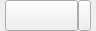
<?xml version="1.0" encoding="UTF-8"?>
<ui version="4.0">
 <class>UI_Btn_Enter</class>
 <widget class="QWidget" name="UI_Btn_Enter">
  <property name="geometry">
   <rect>
    <x>0</x>
    <y>0</y>
    <width>96</width>
    <height>31</height>
   </rect>
  </property>
  <property name="windowTitle">
   <string>发送消息</string>
  </property>
  <layout class="QGridLayout" name="gridLayout">
   <property name="margin" stdset="0">
    <number>0</number>
   </property>
   <property name="spacing">
    <number>0</number>
   </property>
   <item row="0" column="0">
    <widget class="QWidget" name="m_bkPanelEnter" native="true">
     <layout class="QHBoxLayout" name="horizontalLayout">
      <property name="spacing">
       <number>0</number>
      </property>
      <property name="leftMargin">
       <number>5</number>
      </property>
      <property name="topMargin">
       <number>0</number>
      </property>
      <property name="rightMargin">
       <number>5</number>
      </property>
      <property name="bottomMargin">
       <number>0</number>
      </property>
      <item>
       <widget class="CustomToolBtn" name="m_mainbtn">
        <property name="sizePolicy">
         <sizepolicy hsizetype="Preferred" vsizetype="Preferred">
          <horstretch>0</horstretch>
          <verstretch>0</verstretch>
         </sizepolicy>
        </property>
        <property name="styleSheet">
         <string notr="true"/>
        </property>
        <property name="text">
         <string/>
        </property>
        <property name="toolButtonStyle">
         <enum>Qt::ToolButtonTextBesideIcon</enum>
        </property>
       </widget>
      </item>
      <item>
       <widget class="CustomToolBtn" name="m_arrawBtn">
        <property name="sizePolicy">
         <sizepolicy hsizetype="Fixed" vsizetype="Preferred">
          <horstretch>0</horstretch>
          <verstretch>0</verstretch>
         </sizepolicy>
        </property>
        <property name="minimumSize">
         <size>
          <width>13</width>
          <height>0</height>
         </size>
        </property>
        <property name="maximumSize">
         <size>
          <width>13</width>
          <height>16777215</height>
         </size>
        </property>
        <property name="styleSheet">
         <string notr="true">border-image: url(:/Resources/SVG/a_arraw_default.svg);</string>
        </property>
       </widget>
      </item>
     </layout>
    </widget>
   </item>
  </layout>
 </widget>
 <layoutdefault spacing="6" margin="11"/>
 <customwidgets>
  <customwidget>
   <class>CustomToolBtn</class>
   <extends>QToolButton</extends>
   <header location="global">customtoolbtn.h</header>
  </customwidget>
 </customwidgets>
 <resources/>
 <connections/>
</ui>
